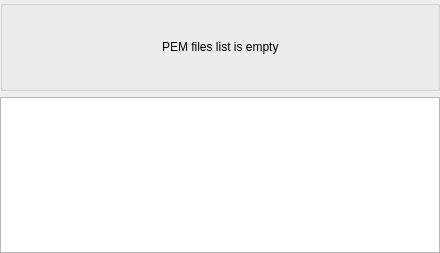
<?xml version="1.0" encoding="UTF-8"?>
<ui version="4.0">
 <class>C_SyvUpPacPemFilesWidget</class>
 <widget class="QWidget" name="C_SyvUpPacPemFilesWidget">
  <property name="geometry">
   <rect>
    <x>0</x>
    <y>0</y>
    <width>440</width>
    <height>253</height>
   </rect>
  </property>
  <property name="windowTitle">
   <string>C_SyvUpPacPemFilesWidget</string>
  </property>
  <layout class="QVBoxLayout" name="verticalLayout">
   <property name="leftMargin">
    <number>0</number>
   </property>
   <property name="topMargin">
    <number>0</number>
   </property>
   <property name="rightMargin">
    <number>0</number>
   </property>
   <property name="bottomMargin">
    <number>0</number>
   </property>
   <item>
    <widget class="QGroupBox" name="pc_GbxNoPEMFiles">
     <property name="styleRole" stdset="0">
      <string>transparent</string>
     </property>
     <property name="title">
      <string/>
     </property>
     <layout class="QVBoxLayout" name="verticalLayout_2">
      <property name="bottomMargin">
       <number>9</number>
      </property>
      <item>
       <spacer name="verticalSpacer">
        <property name="orientation">
         <enum>Qt::Vertical</enum>
        </property>
        <property name="sizeHint" stdset="0">
         <size>
          <width>20</width>
          <height>40</height>
         </size>
        </property>
       </spacer>
      </item>
      <item>
       <layout class="QHBoxLayout" name="horizontalLayout">
        <property name="bottomMargin">
         <number>0</number>
        </property>
        <item>
         <spacer name="horizontalSpacer">
          <property name="orientation">
           <enum>Qt::Horizontal</enum>
          </property>
          <property name="sizeHint" stdset="0">
           <size>
            <width>40</width>
            <height>20</height>
           </size>
          </property>
         </spacer>
        </item>
        <item>
         <widget class="stw::opensyde_gui_elements::C_OgeLabToolTipBase" name="pc_LabelPEMFilesListIsEmpty">
          <property name="styleRole" stdset="0">
           <string>group-item</string>
          </property>
          <property name="text">
           <string>PEM files list is empty</string>
          </property>
         </widget>
        </item>
        <item>
         <spacer name="horizontalSpacer_2">
          <property name="orientation">
           <enum>Qt::Horizontal</enum>
          </property>
          <property name="sizeHint" stdset="0">
           <size>
            <width>40</width>
            <height>20</height>
           </size>
          </property>
         </spacer>
        </item>
       </layout>
      </item>
      <item>
       <spacer name="verticalSpacer_2">
        <property name="orientation">
         <enum>Qt::Vertical</enum>
        </property>
        <property name="sizeHint" stdset="0">
         <size>
          <width>20</width>
          <height>40</height>
         </size>
        </property>
       </spacer>
      </item>
     </layout>
    </widget>
   </item>
   <item>
    <widget class="stw::opensyde_gui::C_SyvUpPacPemFilesListWidget" name="pc_ListWidget"/>
   </item>
  </layout>
 </widget>
 <customwidgets>
  <customwidget>
   <class>stw::opensyde_gui_elements::C_OgeLabToolTipBase</class>
   <extends>QLabel</extends>
   <header>C_OgeLabToolTipBase.hpp</header>
  </customwidget>
  <customwidget>
   <class>stw::opensyde_gui::C_SyvUpPacPemFilesListWidget</class>
   <extends>QListWidget</extends>
   <header>C_SyvUpPacPemFilesListWidget.hpp</header>
  </customwidget>
 </customwidgets>
 <resources/>
 <connections/>
</ui>
